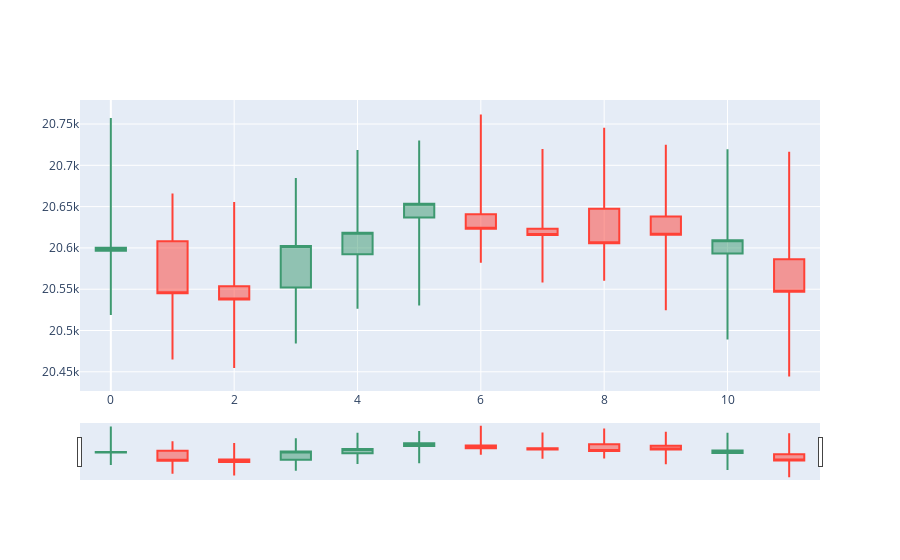

Notebook code cell kept with this figure:
### Markdown cell above
# Predict real time for the next 12 Hours (candles)

### Code cell
expected_prices = pd.DataFrame(predicted, columns=['open', 'high', 'low', 'close'])
fig = go.Figure(data=[go.Candlestick(
                x=expected_prices.index,
                open=expected_prices['open'],
                high=expected_prices['high'],
                low=expected_prices['low'],
                close=expected_prices['close'])])
fig.show()

### Figure 1 — Plotly figure (JSON) as saved in the notebook; plotly's stock layout.template omitted (floating-point values rounded to 4 significant figures)
{"data": [{"close": [20600.0, 20550.0, 20540.0, 20600.0, 20620.0, 20650.0, 20620.0, 20620.0, 20610.0, 20620.0, 20610.0, 20550.0], "high": [20760.0, 20670.0, 20660.0, 20680.0, 20720.0, 20730.0, 20760.0, 20720.0, 20750.0, 20730.0, 20720.0, 20720.0], "low": [20520.0, 20470.0, 20450.0, 20480.0, 20530.0, 20530.0, 20580.0, 20560.0, 20560.0, 20520.0, 20490.0, 20440.0], "open": [20600.0, 20610.0, 20550.0, 20550.0, 20590.0, 20640.0, 20640.0, 20620.0, 20650.0, 20640.0, 20590.0, 20590.0], "type": "candlestick", "x": [0, 1, 2, 3, 4, 5, 6, 7, 8, 9, 10, 11]}], "layout": {}}
